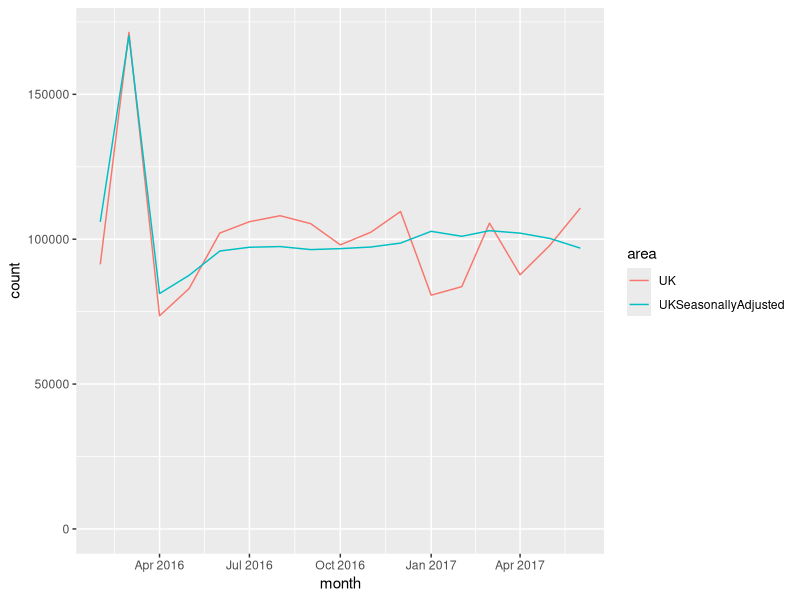
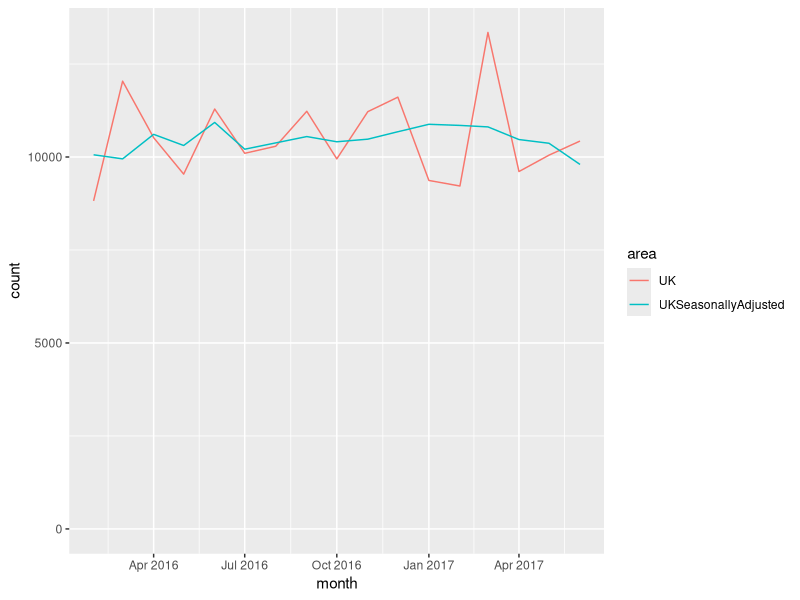
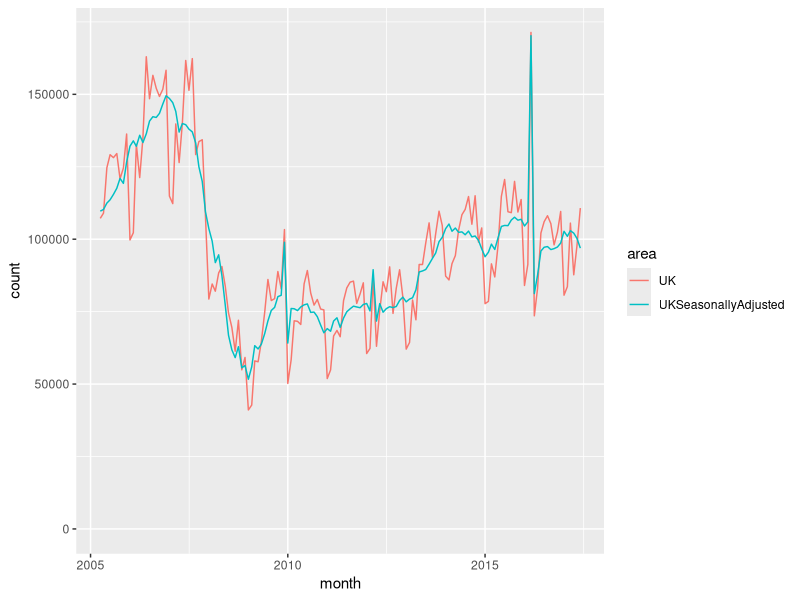
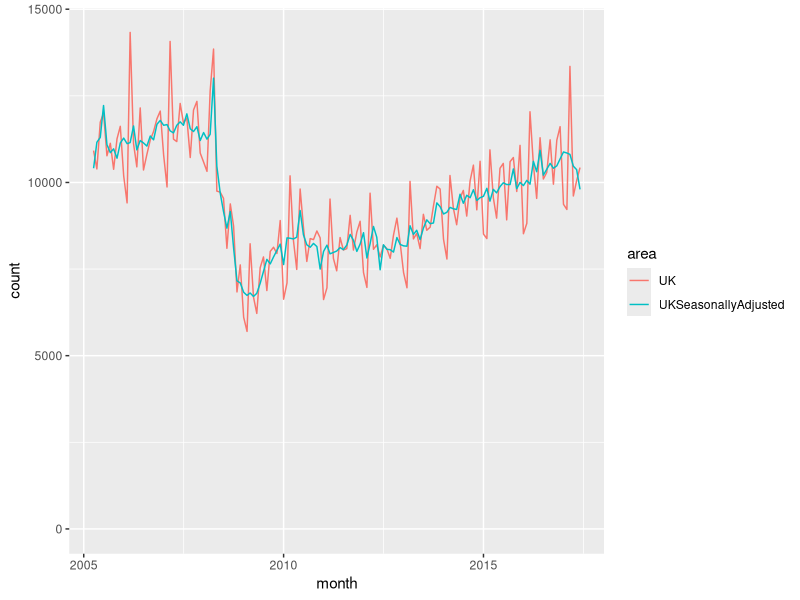
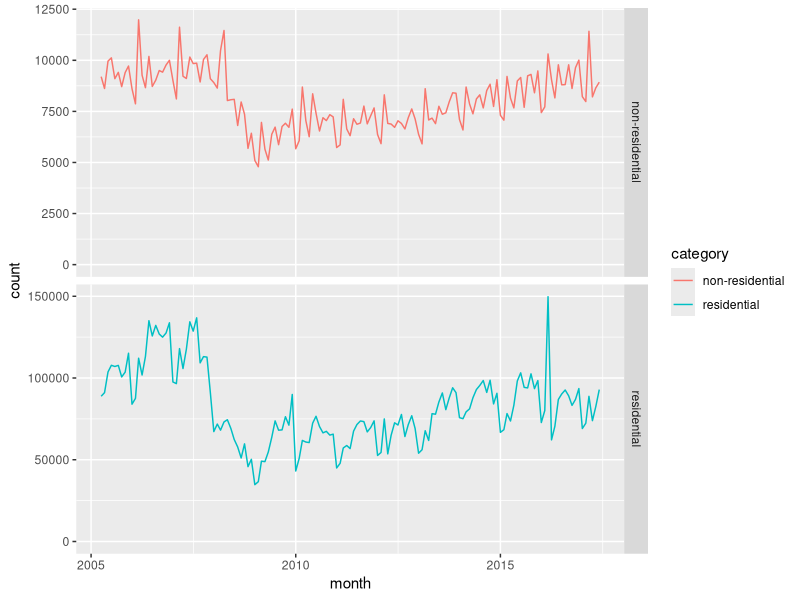
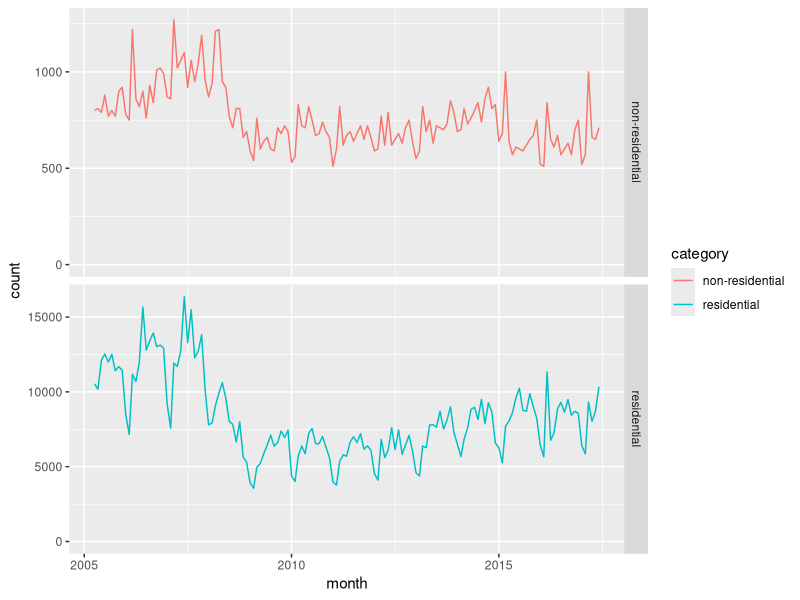
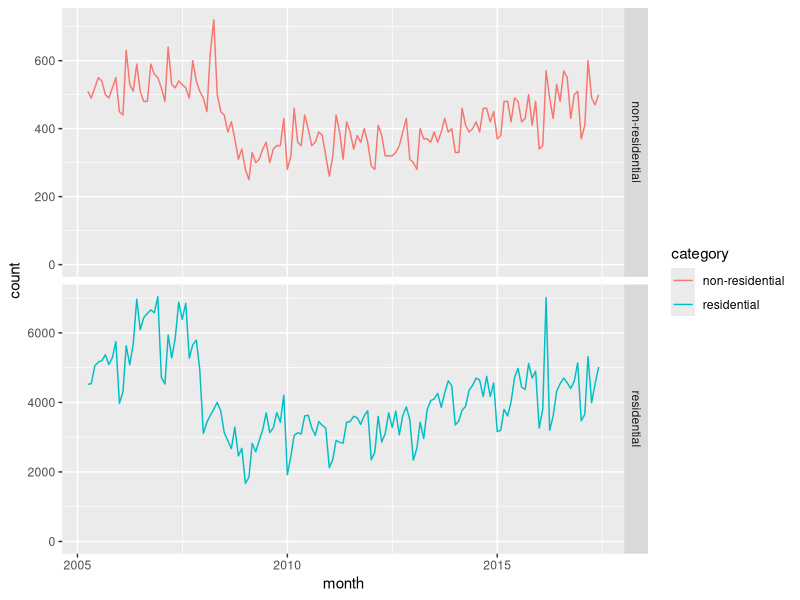
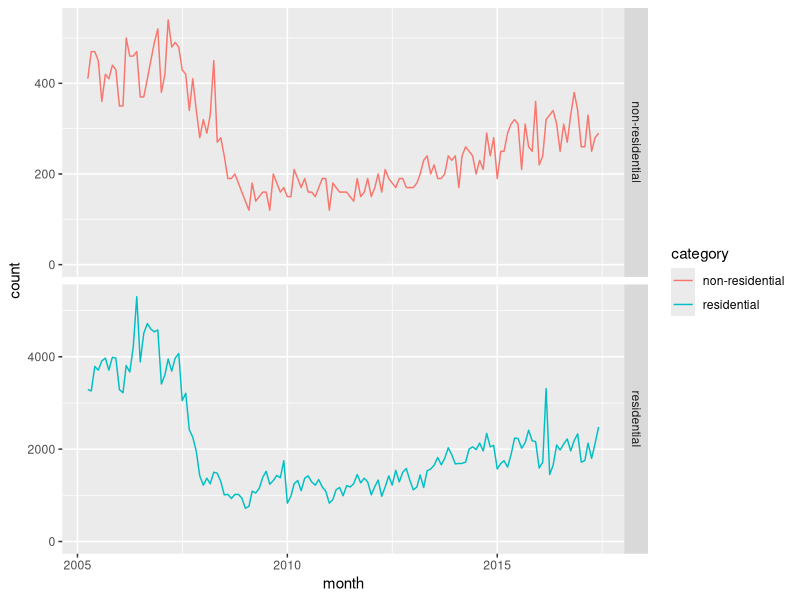

Write R code to recreate these figures, in order.
## ---- chunk 1
library('readxl')
library('kableExtra')
library('lubridate')
library('tidyverse')


resCountRaw <- read_xlsx('./UK_Tables_Jul_2017_monthlies.xlsx','Residential')
nonresCountRaw <- read_xlsx('./UK_Tables_Jul_2017_monthlies.xlsx','Non-residential')

resCount <- resCountRaw %>%
            gather('area','count',2:7) %>%
            mutate(category='residential')
            
nonresCount <- nonresCountRaw %>%
               gather('area','count',2:7) %>% 
               mutate(category='non-residential')

monthlyCount <- dplyr::union(resCount,nonresCount) %>%
                mutate(
                  year=strftime(month,format='%Y'),
                  fyst=year(month)-as.integer( month(month)<4 ),
                  fy=paste0(as.character(fyst),'\U2013',as.character((fyst+1) %% 100)),
                  quarter=quarters(month)
                )

thisMonth <- ymd('2017-07-01',tz='UTC')
recentRangeStart <- thisMonth %m+% months(-17)
historicRangeStart <- ymd('2005-04-01',tz='UTC')
recentMonths <- seq(recentRangeStart,thisMonth,by='month')
historicMonths <- seq(historicRangeStart,thisMonth,by='month')

monthlyCount %>% 
  filter(area %in% c('UK','UKSeasonallyAdjusted')) %>%
  filter(month %in% recentMonths) %>%
  filter(category == 'residential') %>%
  ggplot(mapping = aes(x=month,y=count,colour=area)) +
  expand_limits(y=0) +
  geom_line() -> chart1a
plot(chart1a)

monthlyCount %>% 
  filter(area %in% c('UK','UKSeasonallyAdjusted')) %>%
  filter(month %in% recentMonths) %>%
  filter(category == 'non-residential') %>%
  ggplot(mapping = aes(x=month,y=count,colour=area)) +
  expand_limits(y=0) +
  geom_line() -> chart1b
plot(chart1b)

monthlyCount %>% 
  filter(area %in% c('UK','UKSeasonallyAdjusted')) %>%
  filter(month %in% historicMonths) %>%
  filter(category == 'residential') %>%
  ggplot(mapping = aes(x=month,y=count,colour=area)) +
  expand_limits(y=0) +
  geom_line() -> chart4a
plot(chart4a)

monthlyCount %>% 
  filter(area %in% c('UK','UKSeasonallyAdjusted')) %>%
  filter(month %in% historicMonths) %>%
  filter(category == 'non-residential') %>%
  ggplot(mapping = aes(x=month,y=count,colour=area)) +
  expand_limits(y=0) +
  geom_line() -> chart4b
plot(chart4b)

monthlyCount %>% 
  filter(area == 'England') %>%
  filter(month %in% historicMonths) %>%
  ggplot(mapping = aes(x=month,y=count,colour=category)) +
  facet_grid(category ~ ., scales="free_y" )+
  expand_limits(y=0) +
  geom_line() -> chart4c
plot(chart4c) # TODO dual y-axes, see http://lehoangvan.com/posts/dual-y-axis-ggplot2/

monthlyCount %>% 
  filter(area == 'Scotland') %>%
  filter(month %in% historicMonths) %>%
  ggplot(mapping = aes(x=month,y=count,colour=category)) +
  facet_grid(category ~ ., scales="free_y" )+
  expand_limits(y=0) +
  geom_line() -> chart4d
plot(chart4d)

monthlyCount %>% 
  filter(area == 'Wales') %>%
  filter(month %in% historicMonths) %>%
  ggplot(mapping = aes(x=month,y=count,colour=category)) +
  facet_grid(category ~ ., scales="free_y" )+
  expand_limits(y=0) +
  geom_line() -> chart4e
plot(chart4e) # TODO dual y-axes, see http://lehoangvan.com/posts/dual-y-axis-ggplot2/

monthlyCount %>% 
  filter(area == 'Northern Ireland') %>%
  filter(month %in% historicMonths) %>%
  ggplot(mapping = aes(x=month,y=count,colour=category)) +
  facet_grid(category ~ ., scales="free_y" )+
  expand_limits(y=0) +
  geom_line() -> chart4f
plot(chart4f)
